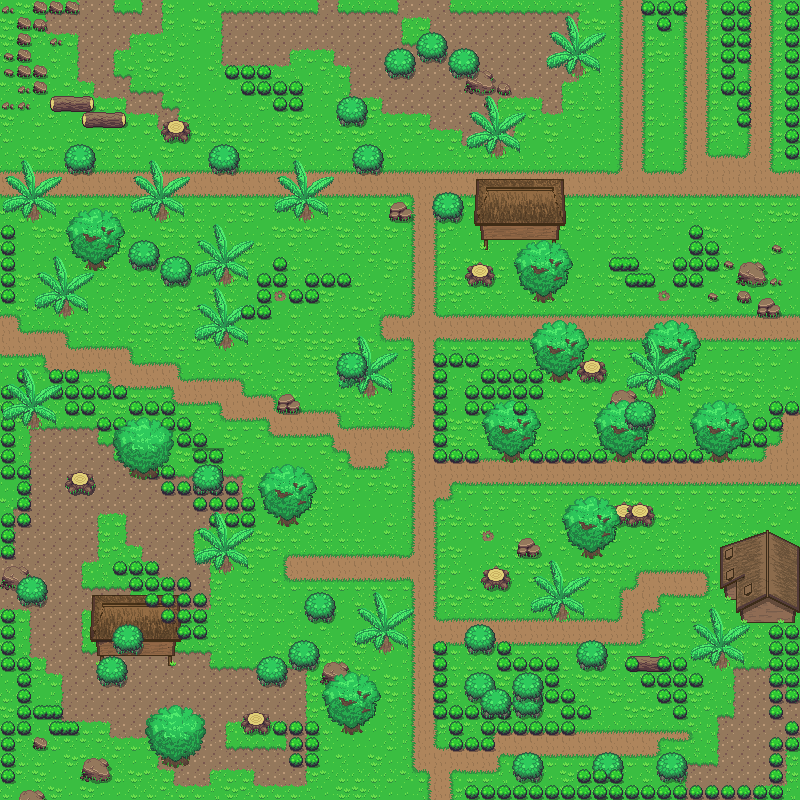

This is a level from a 2D game, rendered from its Tiled map with the project's own tilesets. A one-line summary and the map file follow, with tile-layer data summarised:
An orthogonal 50x50 tile map with 16x16 px tiles, 7 tile layers (Tile Layer 1, Tile Layer 2, Plants, Tile Layer 4, ...), 2 tilesets.

<map version="1.0" tiledversion="1.0.2" orientation="orthogonal" renderorder="left-down" width="50" height="50" tilewidth="16" tileheight="16" nextobjectid="1">
 <properties>
  <property name="unity:sortingLayerName" value="AbovePlayer" />
 </properties>
 <tileset firstgid="1" source="../../Tileset/Overworld.tsx" />
 <tileset firstgid="1729" source="../../Tileset/Building.tsx" />
 <layer name="Tile Layer 1" width="50" height="50">
  <data>[2500 cells, 2500 non-empty, 32 distinct tile ids]</data>
 </layer>
 <layer name="Tile Layer 2" width="50" height="50">
  <data>[2500 cells, 217 non-empty, 21 distinct tile ids]</data>
 </layer>
 <layer name="Plants" width="50" height="50">
  <data>[2500 cells, 103 non-empty, 7 distinct tile ids]</data>
 </layer>
 <layer name="Tile Layer 4" width="50" height="50">
  <data>[2500 cells, 67 non-empty, 46 distinct tile ids]</data>
 </layer>
 <layer name="AbovePlayer" width="50" height="50">
  <data>[2500 cells, 211 non-empty, 51 distinct tile ids]</data>
 </layer>
 <layer name="plants" width="50" height="50">
  <data>[2500 cells, 173 non-empty, 20 distinct tile ids]</data>
 </layer>
 <layer name="plants2" width="50" height="50">
  <data>[2500 cells, 269 non-empty, 53 distinct tile ids]</data>
 </layer>
</map>
